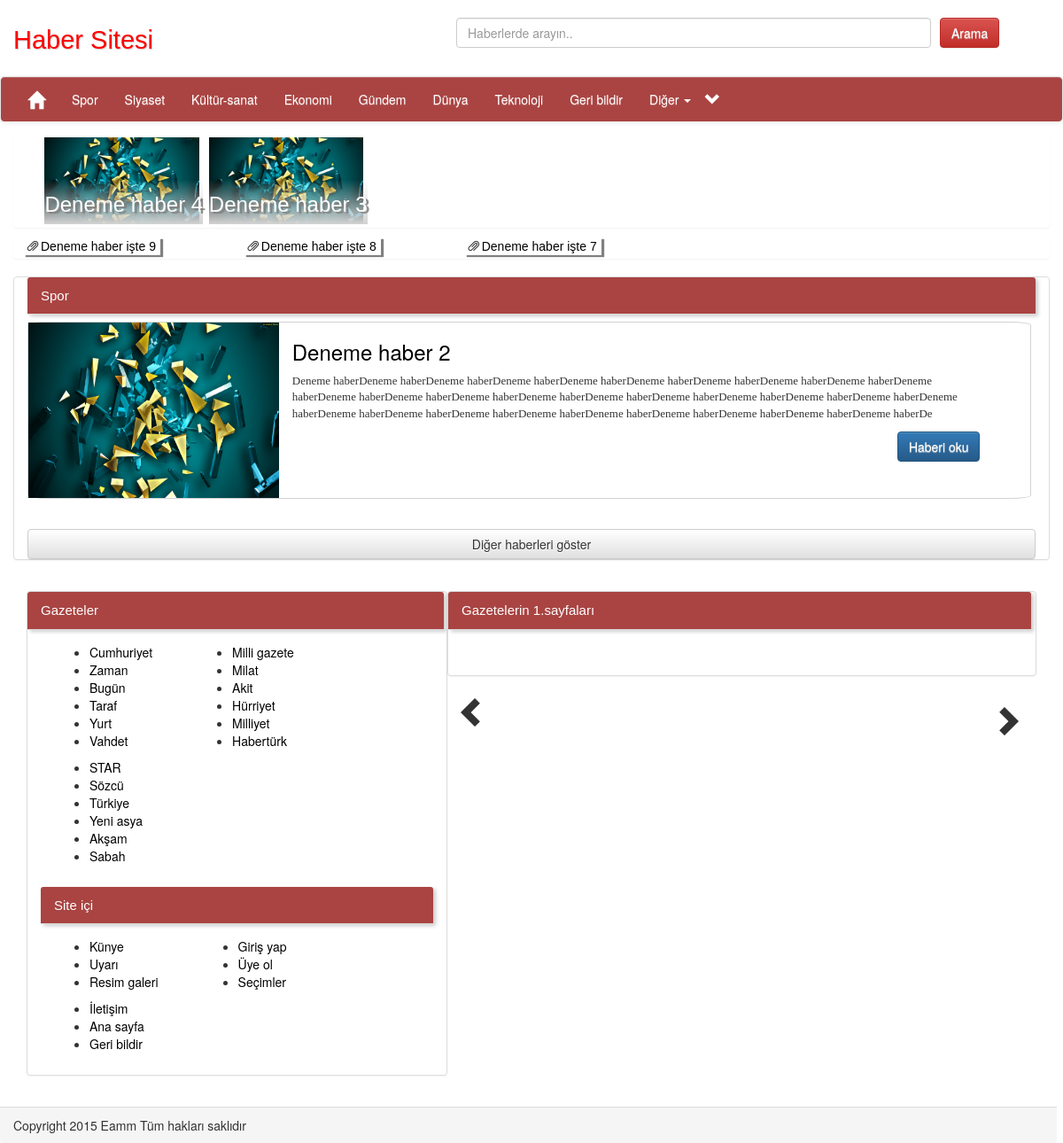
Page /2_spor on the committed database.
### tables this page shows
CREATE TABLE IF NOT EXISTS `haberler` (
  `id` int(11) NOT NULL,
  `baslik` varchar(225) NOT NULL,
  `metin` text NOT NULL,
  `aciklama` varchar(180) NOT NULL,
  `tik` int(11) NOT NULL DEFAULT '0',
  `etiketler` varchar(220) NOT NULL,
  `tarih` varchar(180) NOT NULL,
  `resimurl` varchar(225) NOT NULL,
  `katagoriid` int(11) NOT NULL,
  `perma` varchar(180) NOT NULL,
  `slider` int(11) NOT NULL DEFAULT '0',
  `ust` int(11) NOT NULL DEFAULT '0',
  `katagoriperma` varchar(140) NOT NULL,
  `hedef` varchar(140) NOT NULL
);

CREATE TABLE IF NOT EXISTS `katagoriler` (
  `id` int(11) NOT NULL,
  `katagoriad` varchar(180) NOT NULL,
  `altkatagori` int(11) NOT NULL DEFAULT '0',
  `altkatagoriid` int(11) NOT NULL,
  `perma` varchar(100) NOT NULL
);

### application/controllers/katagori.php (called while the page is built, shortened)
<?php
class katagori extends CI_Controller {
	public function index()
	{
		$this->load->helper("url");
		$haberliste = $this->anasayfa_model->habercek();
		$data["haberler"]=$haberliste;
		$data["encoktik"]=$this->anasayfa_model->encoktik();
		$data["deger"]=$this->uri->segment(2,0);
		$data["id"]=$this->uri->segment(1,0);
		$this->load->model("katagori_model");
		$data["gelen"]=$this->katagori_model->yazicek($data["id"]);
		$data["kbilgi"]=$this->katagori_model->kbilgi($data["deger"],$data["id"]);
		$this->load->view('katagori_view',$data);
	}
}
?>

### index.php (called while the page is built, shortened)
<?php
require_once BASEPATH.'core/CodeIgniter.php';

### application/models/anasayfa_model.php (called while the page is built, shortened)
<?php
class anasayfa_model extends CI_Model {
public function habercek(){
$this->db->select("*");
$this->db->from("haberler");
$this->db->order_by("id","desc");
$this->db->limit("9");
$getir = $this->db->get();
if($getir->num_rows()){
return $getir->result_array();
}else {
return false;
}
}
public function encoktik()
{
$this->db->select("*");
$this->db->from("haberler");
$this->db->order_by("tik","desc");
$this->db->limit("5");
$getir = $this->db->get();
if($getir->num_rows()){
return $getir->result_array();
}else {
return false;
}
}
}
?>

### application/models/katagori_model.php (called while the page is built)
<?php
class katagori_model extends CI_Model {
public function yazicek($kid){
$this->db->select("*");
$this->db->from("haberler");
$this->db->where("katagoriid",$kid);
$this->db->order_by("id","desc");
$this->db->limit(3);
$getir = $this->db->get();
if($getir->num_rows()){
return $getir->result_array();
}else {
return false;
}
}
public function kbilgi($perma,$id){
$this->db->select("*");
$sorgu = array("perma"=>$perma,"id"=>$id);
$this->db->where($sorgu);
$this->db->from("katagoriler");
$query = $this->db->get();
$query = $query->row_array();
return $query;
}
}
?>

### application/views/header_view.php (the view, shortened to what this page needs)
<?php
if($_SERVER['PHP_SELF']!="".base_url()."application/views/header_view.php"){
?>
<link rel="stylesheet" type="text/css" href="<?php echo base_url(); ?>assets/css/header.css" />
<div class="row header">
<div class="col-md-5 wd">
<h3 id="logo">Haber Sitesi</h3>
</div>
<div style="padding-top:20px" class="arama col-md-7">
<form action="sonuclar" method="get">
	<input autocomplete="off" style="float:left;width:80%;margin-right:10px" type="text" class="form-control" name="ara" placeholder="Haberlerde arayın.." />
	<input style="float:left" type="submit" id="arabuton" class="btn btn-danger" value="Arama" />
</form>
</div>
<nav class="ustmenu col-md-12 navbar navbar-default">
  <div id="ustmenu" class="container-fluid">
    <div class="collapse navbar-collapse" id="bs-example-navbar-collapse-1">
      <ul id="ustul" class="nav navbar-nav">
        <li>
    <div class="navbar-header">
      <a class="navbar-brand" href="<?php echo base_url(); ?>"> <span class="glyphicon glyphicon-home" style="font-size:20px"></span></a>
    </div>
</li>
        <li>
<a href='<?php echo base_url(); ?>2_spor'>Spor</a>
</li>
<li>
<a href='<?php echo base_url(); ?>3_siyaset'>Siyaset</a>
</li>
<li>
<a href='<?php echo base_url(); ?>7_kultur-sanat'>Kültür-sanat</a>
</li>
<li>
<a href='<?php echo base_url(); ?>4_ekonomi'>Ekonomi</a>
</li>
<li>
<a href='<?php echo base_url(); ?>1_gundem'>Gündem</a>
</li>
<li>
<a href='<?php echo base_url(); ?>5_dunya'>Dünya</a>
</li>
<li>
<a href='<?php echo base_url(); ?>6_teknoloji'>Teknoloji</a>
</li>
<li>
<a href='<?php echo base_url(); ?>iletisim'>Geri bildir</a>
</li>
        <li class="dropdown">
          <a href="#" class="dropdown-toggle" data-toggle="dropdown" role="button" aria-haspopup="true" aria-expanded="false">Diğer <span class="caret"></span></a>
        </li>
  <li><span id="down" style="font-size:18px;margin-top:15px" class="glyphicon glyphicon-chevron-down"></span>
      <span style="font-size:18px;margin-top:15px;display:none" id="up" class="glyphicon glyphicon-chevron-up"></span></li>
      </ul>
    </div>
  </div>
</nav>
</div>
<div class="col-md-12 panel panel-default usthaber">
<?php foreach($usthaber as $ust){
if($ust["ust"]=="1"){ ?>
<div class="usteleman col-md-2">
<div id="imgbox">
	<a href='<?php echo base_url(); ?>h/<?php echo $ust["id"]."_".$ust["perma"]; ?>'>
  <img src='<?php echo $ust["resimurl"]; ?>' id="usthaberresim" alt="resim"/>
<h3 id="usthbslk"><?php echo $ust["baslik"]; ?></h3>
</a>
</div>
</div><?php } ?>
<?php } ?>
</div>
<div class="col-md-12 panel panel-default kayanhaber">
<marquee>
<ul class="list-inline">
<?php foreach($usthaber as $kayan){
  if($kayan["ust"]=="3"){
  ?>
<li><span class="nw glyphicon glyphicon-paperclip"></span><a href='<?php echo $kayan["hedef"]; ?>'><?php echo $kayan["baslik"]; ?></a></li>
<?php } } ?>
</ul>
</marquee>
</div>
<?php }else {echo "Buraya giriş yasak";} ?>

### application/views/katagori_view.php (shortened to what this page needs)
<?php
if($_SERVER['PHP_SELF']!="".base_url()."application/views/katagori_view.php"){
?>
<!DOCTYPE html>
<html>
<head>
<link rel="stylesheet" type="text/css" href="<?php echo base_url(); ?>assets/css/bootstrap.css" />
<link rel="stylesheet" type="text/css" href="<?php echo base_url(); ?>assets/css/bootstrap.min.css" />
<link rel="stylesheet" type="text/css" href="<?php echo base_url(); ?>assets/css/bootstrap-theme.css" />
<link rel="stylesheet" type="text/css" href="<?php echo base_url(); ?>assets/css/katagori.css" />
</head>
<body>
<div class="container-fluid">
<?php
$data["usthaber"]=$haberler;
 		$this->load->view("header_view",$data);
 ?>
<div class="panel panel-default col-md-12">
<div class="kpla panel-heading"><?php echo $kbilgi["katagoriad"]; ?></div>
<ul class="list-inline" id="katagorul">
<?php
foreach($gelen as $katagori){
	?>
<li class="<?php echo $katagori["katagoriid"]; ?>" id='<?php echo $katagori["id"]; ?>'><div class="ihaber col-md-12">
<a target="_blank" href='<?php echo $katagori["hedef"]; ?>'>	<img src='<?php echo $katagori["resimurl"]; ?>' alt='resim' id="hbrresim"/>
</a>
<div id="detay">
<a target="_blank" href='<?php echo $katagori["hedef"]; ?>'><h3 id="dbaslik"><?php echo $katagori["baslik"]; ?></h3></a>
<p id="daciklama"><?php echo substr($katagori["metin"],0,350); ?></p>
<a href="<?php echo base_url(); ?>h/<?php echo $katagori["id"]."_".$katagori["perma"]; ?>" class="btn btn-primary right">Haberi oku</a>
</div>
</div></li>
<?php } ?>
</ul>
<?php
	if(!empty($gelen)){
		?><br>
<a id="katagoricek" class="col-md-12 btn btn-default">Diğer haberleri göster</a>
<?php
	}
 ?>
</div>
</body>
</html>
<?php }else {echo "Buraya giriş yasak";} ?>

### assets/css/katagori.css (style rules this page uses)
a { color:black; }
.ihaber { height:200px;border:1px solid lightgray; border-radius:2%; margin-top:8px; padding:0; }
#hbrresim { width:25%; height:100%; float:left; }
p#daciklama { font-family: Verdana; font-size:13px; }
#detay { float:left; width:70%; padding-left:15px; }
.right { float:right; }

### assets/css/header.css (style rules this page uses)
a { color:black; }
h3#logo { margin-top:30px; font-size:29px; font-family: sans-serif; color:#f00; text-shadow:1px 1px 1px #ccc; }
.ustmenu { padding:0; margin-top:-14px; background-image: -webkit-linear-gradient(bottom, #a94442 0%, #337ab7100%); background-image: -o-linear-gradient(top, #a94442 0%, #a94442 100%); background-image: -webkit-gradient(linear, left top, left bottom, from(#a94442), to(#a94442)); background-image: linear-gradient(to bottom, #a94442 0%, #a94442 100%); color:white; }
a.navbar-brand { margin:0; }
#ustmenu a { color:white; }
.usteleman { margin-left:-5px; border:1px solid transparent ; }
.usthaber { border:1px solid transparent; padding:2px; padding-left:2%; margin-top:-7px; }
#imgbox { width:110%; height:100%; }
.arama { height:100px; background-image: linear-gradient(to bottom, transparent 0px, white 100%); background-repeat: repeat-x; }
img#usthaberresim { width:100%; height:100%; }
h3#usthbslk { font-family:Arial; z-index:3; margin-top:-50px; padding-top:15px; background-image: linear-gradient(to bottom, transparent 0px, lightgray 100%); background-repeat: repeat-x; width:95%; height:50px; color:white; position:absolute; text-shadow: 3px 2px 1px gray; transition:background-image 1s }
.kayanhaber { margin-top:-10px; max-height:25px; padding-top:-5px; font-family:Arial; border:1px solid transparent; }
.kayanhaber ul li { margin-right:90px; box-shadow: 3px 2px 1px gray; }
.nw { margin-right:3px; font-size:12px; }

### application/views/header_view.php (style rules this page uses)
a { color:black; }

### rows in the picture
haberler: resimurl (picture), baslik "Deneme haber 4"
haberler: resimurl (picture), baslik "Deneme haber 3"
haberler: baslik "Deneme haber işte 9"
haberler: baslik "Deneme haber işte 8"
haberler: baslik "Deneme haber işte 7"
katagoriler: katagoriad "Spor"
haberler: resimurl (picture), baslik "Deneme haber 2", metin "Deneme haberDeneme haberDeneme haberDeneme haberDeneme haberDeneme haberDeneme haberDeneme haberDeneme haberDeneme haberDeneme haberDeneme haberDeneme haberDeneme haberDeneme haberDeneme haberDeneme haberDeneme haberDeneme haberDeneme haberDeneme haberDeneme haberDeneme haberDeneme haberDeneme haberDeneme haberDeneme haberDeneme haberDeneme haberDe"
